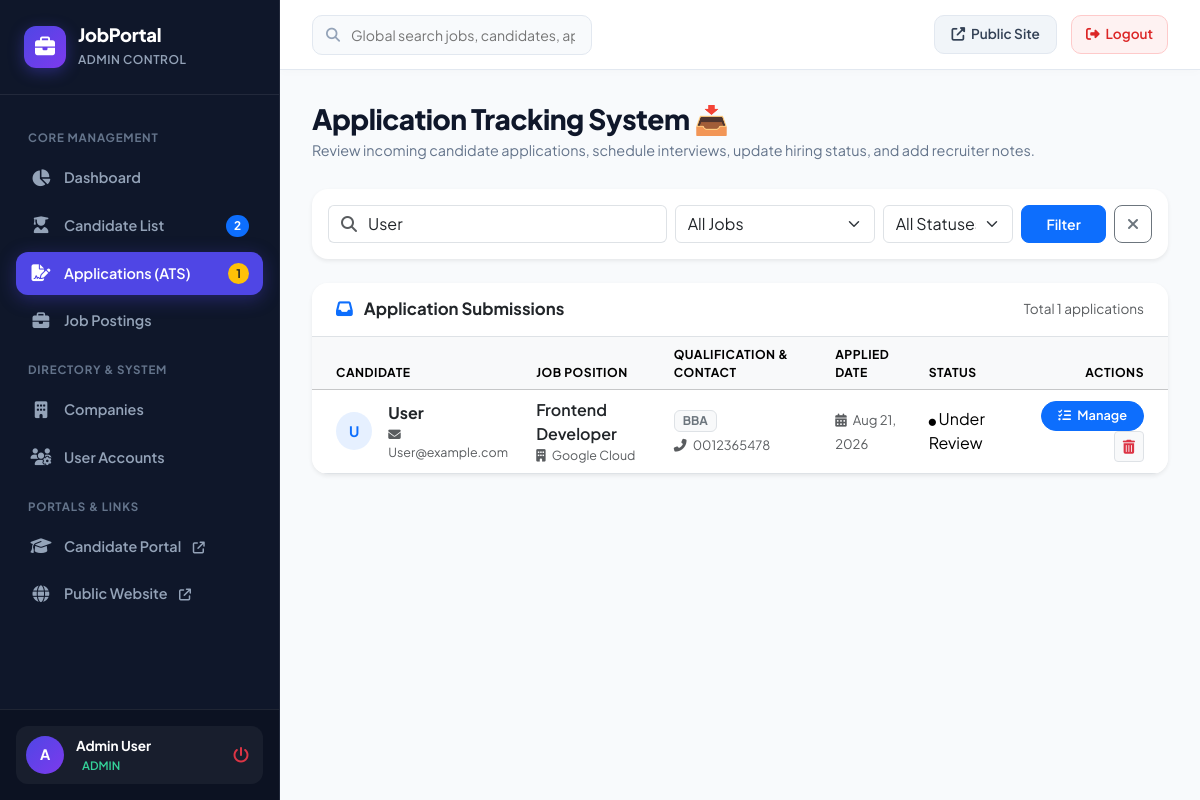
Screenshot of /admin/applications.php?search=User (signed in) with the database file from the repository.
### tables this page shows
CREATE TABLE `job_applications` (
  `id` int(11) NOT NULL,
  `job_id` int(11) DEFAULT NULL,
  `user_id` int(11) DEFAULT NULL,
  `name` varchar(255) NOT NULL,
  `email` varchar(255) NOT NULL,
  `mobile` varchar(50) NOT NULL,
  `degree` varchar(255) NOT NULL,
  `refer` varchar(255) DEFAULT 'None',
  `jobpost` varchar(255) NOT NULL,
  `skills` text DEFAULT NULL,
  `experience` varchar(50) DEFAULT 'Fresher',
  `resume_link` varchar(255) DEFAULT NULL,
  `cover_note` text DEFAULT NULL,
  `status` varchar(50) NOT NULL DEFAULT 'Applied',
  `admin_notes` text DEFAULT NULL,
  `applied_at` timestamp NOT NULL DEFAULT current_timestamp(),
  `updated_at` timestamp NOT NULL DEFAULT current_timestamp() ON UPDATE current_timestamp()
);

CREATE TABLE `jobs` (
  `id` int(11) NOT NULL,
  `company_id` int(11) DEFAULT NULL,
  `company_name` varchar(255) NOT NULL,
  `company_logo` varchar(255) DEFAULT NULL,
  `title` varchar(255) NOT NULL,
  `category` varchar(100) NOT NULL,
  `job_type` varchar(50) NOT NULL DEFAULT 'Full-Time',
  `experience_level` varchar(50) NOT NULL DEFAULT 'Fresher',
  `location` varchar(100) NOT NULL DEFAULT 'Remote / Hybrid',
  `salary_range` varchar(100) NOT NULL DEFAULT '₹6,00,000 - ₹10,00,000 PA',
  `openings` int(11) NOT NULL DEFAULT 2,
  `description` text NOT NULL,
  `requirements` text NOT NULL,
  `benefits` text DEFAULT NULL,
  `status` varchar(20) NOT NULL DEFAULT 'Active',
  `deadline` date DEFAULT NULL,
  `created_at` timestamp NOT NULL DEFAULT current_timestamp(),
  `updated_at` timestamp NOT NULL DEFAULT current_timestamp() ON UPDATE current_timestamp()
);

### admin/applications.php (the view, shortened to what this page needs)
<?php
require_once __DIR__ . '/includes/header.php';
$search = trim($_GET['search'] ?? '');
$job_filter = (int)($_GET['job_id'] ?? 0);
$status_filter = trim($_GET['status'] ?? '');
$where = [];
if (!empty($search)) {
    $sSafe = mysqli_real_escape_string($con, $search);
    $where[] = "(ja.name LIKE '%$sSafe%' OR ja.email LIKE '%$sSafe%' OR ja.mobile LIKE '%$sSafe%' OR ja.jobpost LIKE '%$sSafe%')";
}
$whereClause = !empty($where) ? "WHERE " . implode(" AND ", $where) : "";
$appsQuery = "SELECT ja.*, j.title as job_title, j.company_name, cp.resume_url, cp.portfolio_url, cp.github_url
              FROM job_applications ja
              LEFT JOIN jobs j ON ja.job_id = j.id
              LEFT JOIN candidate_profiles cp ON ja.user_id = cp.user_id
              $whereClause
              ORDER BY ja.id DESC";
$appsResult = mysqli_query($con, $appsQuery);
?>
<div class="page-header-box">
    <div class="page-header-title">
        <h1>Application Tracking System 📥</h1>
        <p>Review incoming candidate applications, schedule interviews, update hiring status, and add recruiter notes.</p>
    </div>
</div>
<div class="card border-0 rounded-4 shadow-sm mb-4">
    <div class="card-body p-3">
        <form method="GET" action="applications.php" class="row g-2 align-items-center">
            <div class="col-md-5">
                <div class="input-group">
                    <span class="input-group-text bg-white border-end-0"><i class="fas fa-search text-muted"></i></span>
                    <input type="text" name="search" class="form-control border-start-0 ps-0" placeholder="Search applicant name, email, role..." value="<?php echo htmlspecialchars($search); ?>">
                </div>
            </div>
            <div class="col-md-3">
                <select name="job_id" class="form-select" onchange="this.form.submit()">
                    <option value="0">All Jobs</option>
                </select>
            </div>
            <div class="col-md-2">
                <select name="status" class="form-select" onchange="this.form.submit()">
                    <option value="">All Statuses</option>
                </select>
            </div>
            <div class="col-md-2 d-flex gap-2">
                <button type="submit" class="btn btn-primary w-100 rounded-3 fw-semibold" style="font-size: 0.88rem;">Filter</button>
                <?php if (!empty($search) || $job_filter > 0 || !empty($status_filter)): ?>
                    <a href="applications.php" class="btn btn-outline-secondary rounded-3" title="Clear Filters">
                        <i class="fas fa-times"></i>
                    </a>
                <?php endif; ?>
            </div>
        </form>
    </div>
</div>
<div class="card border-0 rounded-4 shadow-sm overflow-hidden">
    <div class="card-header bg-white py-3 px-4 d-flex justify-content-between align-items-center border-bottom">
        <h5 class="mb-0 fw-bold text-dark" style="font-size: 1.05rem;">
            <i class="fas fa-inbox text-primary me-2"></i> Application Submissions
        </h5>
        <span class="text-muted" style="font-size: 0.85rem;">
            Total <?php echo $appsResult ? mysqli_num_rows($appsResult) : 0; ?> applications
        </span>
    </div>
    <div class="table-responsive">
        <table class="table table-hover align-middle mb-0">
            <thead class="table-light text-uppercase text-muted" style="font-size: 0.76rem; letter-spacing: 0.5px;">
                <tr>
                    <th class="ps-4">Candidate</th>
                    <th>Job Position</th>
                    <th>Qualification & Contact</th>
                    <th>Applied Date</th>
                    <th>Status</th>
                    <th class="text-end pe-4">Actions</th>
                </tr>
            </thead>
            <tbody>
                <?php if ($appsResult && mysqli_num_rows($appsResult) > 0): ?>
                    <?php while ($app = mysqli_fetch_assoc($appsResult)):
                        $sClass = 'status-applied';
                        switch ($app['status']) {
                            case 'Under Review': $sClass = 'status-review'; break;
                        }
                    ?>
                        <tr>
                            <td class="ps-4">
                                <div class="d-flex align-items-center gap-3">
                                    <div class="rounded-circle bg-primary bg-opacity-10 text-primary fw-bold d-flex align-items-center justify-content-center" style="width: 38px; height: 38px; font-size: 0.9rem;">
                                        <?php echo strtoupper(substr($app['name'], 0, 1)); ?>
                                    </div>
                                    <div>
                                        <div class="fw-bold text-dark"><?php echo htmlspecialchars($app['name']); ?></div>
                                        <div class="text-muted" style="font-size: 0.78rem;">
                                            <i class="fas fa-envelope me-1"></i> <?php echo htmlspecialchars($app['email']); ?>
                                        </div>
                                    </div>
                                </div>
                            </td>
                            <td>
                                <div class="fw-semibold text-dark"><?php echo htmlspecialchars($app['jobpost']); ?></div>
                                <?php if (!empty($app['company_name'])): ?>
                                    <div class="text-muted" style="font-size: 0.78rem;">
                                        <i class="fas fa-building me-1"></i> <?php echo htmlspecialchars($app['company_name']); ?>
                                    </div>
                                <?php endif; ?>
                            </td>
                            <td>
                                <div>
                                    <span class="badge bg-light text-secondary border px-2 py-1 mb-1">
                                        <?php echo htmlspecialchars($app['degree']); ?>
                                    </span>
                                </div>
                                <div class="text-muted" style="font-size: 0.8rem;">
                                    <i class="fas fa-phone-alt me-1"></i> <?php echo htmlspecialchars($app['mobile']); ?>
                                </div>
                            </td>
                            <td>
                                <span class="text-muted" style="font-size: 0.82rem;">
                                    <i class="fas fa-calendar-alt me-1"></i>
                                    <?php echo date('M d, Y', strtotime($app['applied_at'])); ?>
                                </span>
                            </td>
                            <td>
                                <span class="badge-status <?php echo $sClass; ?>">
                                    <i class="fas fa-circle" style="font-size: 0.45rem;"></i>
                                    <?php echo htmlspecialchars($app['status']); ?>
                                </span>
                            </td>
                            <td class="text-end pe-4">
                                <button type="button" class="btn btn-sm btn-primary rounded-pill px-3 fw-semibold btn-manage-app" style="font-size: 0.8rem;"
                                        data-app="<?php echo htmlspecialchars(json_encode($app), ENT_QUOTES, 'UTF-8'); ?>"
                                        onclick="openStatusModal(this)">
                                    <i class="fas fa-tasks me-1"></i> Manage
                                </button>
                                <a href="applications.php?action=delete&id=<?php echo $app['id']; ?>" class="btn btn-sm btn-light border text-danger" title="Delete" onclick="return confirm('Delete this application?');">
                                    <i class="fas fa-trash-alt"></i>
                                </a>
                            </td>
                        </tr>
                    <?php endwhile; ?>
                <?php endif; ?>
            </tbody>
        </table>
    </div>
</div>
<?php require_once __DIR__ . '/includes/footer.php'; ?>

### admin/includes/header.php (style rules this page uses)
:root { --sidebar-bg: #0f172a; --sidebar-hover: #1e293b; --sidebar-active: #4f46e5; --primary: #4f46e5; --primary-hover: #4338ca; --primary-light: rgba(79, 70, 229, 0.1); --primary-gradient: linear-gradient(135deg, #4f46e5 0%, #7c3aed 100%); --bg-body: #f8fafc; --card-bg: #ffffff; --border-color: #e2e8f0; --text-main: #0f172a; --text-muted: #64748b; --success: #10b981; --warning: #f59e0b; --danger: #ef4444; --info: #06b6d4; --radius-md: 14px; --radius-lg: 20px; --shadow-subtle: 0 4px 20px -2px rgba(0, 0, 0, 0.05); --shadow-card: 0 10px 30px -5px rgba(0, 0, 0, 0.06); }
* { margin: 0; padding: 0; box-sizing: border-box; }
body { font-family: 'Plus Jakarta Sans', -apple-system, BlinkMacSystemFont, sans-serif; background-color: var(--bg-body); color: var(--text-main); min-height: 100vh; display: flex; overflow-x: hidden; }
.page-header-box { display: flex; align-items: center; justify-content: space-between; flex-wrap: wrap; gap: 16px; margin-bottom: 28px; }
.page-header-title h1 { font-size: 1.75rem; font-weight: 800; color: #0f172a; letter-spacing: -0.5px; margin-bottom: 4px; }
.page-header-title p { color: var(--text-muted); font-size: 0.9rem; margin: 0; }

### rows the page displays
job_applications: name "U", name "User", email "User@example.com", jobpost "Frontend Developer", job.company_name "Google Cloud", degree "BBA", mobile "0012365478", applied_at "Aug 21, 2026", status "Under Review"

### other values shown
$totalCandidatesCount "2"
$pendingAppsCount "1"
substr($admin_user_name ?? 'A', 0, 1) "A"
$admin_user_name "Admin User"
mysqli_num_rows($appsResult) "1"
